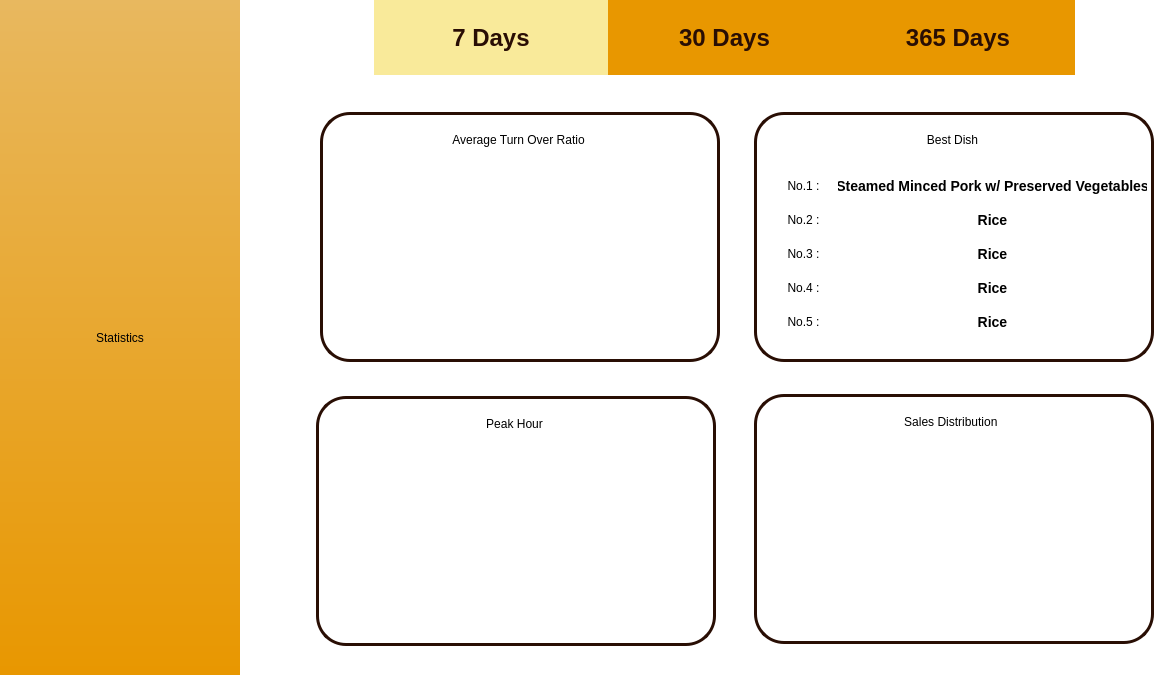
    <widget class="QWidget" name="Statistics_Page">
     <property name="styleSheet">
      <string notr="true">background-color: rgb(255, 255, 255);</string>
     </property>
     <widget class="QFrame" name="frame_7">
      <property name="geometry">
       <rect>
        <x>0</x>
        <y>0</y>
        <width>240</width>
        <height>675</height>
       </rect>
      </property>
      <property name="styleSheet">
       <string notr="true">QFrame
{

	background-color: qlineargradient(spread:pad, x1:0, y1:0, x2:0, y2:1, stop:0 rgba(197, 197, 197, 255), stop:1 rgba(136, 136, 136, 255));

	background-color: rgb(232, 151, 0);

	background-color: qlineargradient(spread:pad, x1:0, y1:0, x2:0, y2:1, stop:0 rgba(232, 184, 95, 255), stop:1 rgba(232, 151, 0, 255));
border-radius:0px;
}

QPushButton
{
background-color: rgb(240, 186, 88,0);
font-size: 20px;
height: 73px;
width: 1px;
border: none;
color: white; 
	color: rgb(41, 14, 4);

}</string>
      </property>
      <property name="frameShape">
       <enum>QFrame::StyledPanel</enum>
      </property>
      <property name="frameShadow">
       <enum>QFrame::Raised</enum>
      </property>
      <layout class="QVBoxLayout" name="verticalLayout_9">
       <item>
        <widget class="QLabel" name="Statistics_Page_label_name">
         <property name="styleSheet">
          <string notr="true">background-color: rgb(255, 255, 255,0);</string>
         </property>
         <property name="text">
          <string>Statistics</string>
         </property>
         <property name="alignment">
          <set>Qt::AlignCenter</set>
         </property>
        </widget>
       </item>
      </layout>
     </widget>
     <widget class="QWidget" name="horizontalLayoutWidget">
      <property name="geometry">
       <rect>
        <x>374</x>
        <y>-2</y>
        <width>701</width>
        <height>79</height>
       </rect>
      </property>
      <layout class="QHBoxLayout" name="horizontalLayout">
       <property name="spacing">
        <number>0</number>
       </property>
       <item>
        <widget class="QPushButton" name="Statistics_Page_btn_7_days">
         <property name="sizePolicy">
          <sizepolicy hsizetype="Minimum" vsizetype="Fixed">
           <horstretch>0</horstretch>
           <verstretch>0</verstretch>
          </sizepolicy>
         </property>
         <property name="minimumSize">
          <size>
           <width>50</width>
           <height>75</height>
          </size>
         </property>
         <property name="styleSheet">
          <string notr="true">

QPushButton
{


background-color: rgb(249, 234, 154);
	color: rgb(41, 14, 4);
border-radius:0;
border:none;
font:24px;
font-weight:500;
}
QPushButton:hover
{
	background-color: rgb(249, 246, 194);
	color: rgb(41, 14, 4);
border-radius:0;
border:none;
font:24px;
font-weight:500;
}

</string>
         </property>
         <property name="text">
          <string>7 Days</string>
         </property>
        </widget>
       </item>
       <item>
        <widget class="QPushButton" name="Statistics_Page_btn_30_days">
         <property name="minimumSize">
          <size>
           <width>0</width>
           <height>75</height>
          </size>
         </property>
         <property name="styleSheet">
          <string notr="true">

QPushButton
{
background-color: rgb(232, 151, 0);
color: rgb(41, 14, 4);
border-radius:0;
border:none;
font:24px;
font-weight:500;
}
QPushButton:hover
{
	background-color: rgb(240, 186, 88);
	color: rgb(41, 14, 4);
border-radius:0;
font:24px;
font-weight:500;
}

</string>
         </property>
         <property name="text">
          <string>30 Days</string>
         </property>
        </widget>
       </item>
       <item>
        <widget class="QPushButton" name="Statistics_Page_btn_365_days">
         <property name="minimumSize">
          <size>
           <width>0</width>
           <height>75</height>
          </size>
         </property>
         <property name="styleSheet">
          <string notr="true">

QPushButton
{


	background-color: rgb(232, 151, 0);
	color: rgb(41, 14, 4);
border-radius:0;
border:none;
font:24px;
font-weight:500;
}
QPushButton:hover
{
	background-color: rgb(240, 186, 88);
	color: rgb(41, 14, 4);
border-radius:0;
font:24px;
font-weight:500;
}

</string>
         </property>
         <property name="text">
          <string>365 Days</string>
         </property>
        </widget>
       </item>
      </layout>
     </widget>
     <widget class="QFrame" name="Statistics_Page_frame_1">
      <property name="geometry">
       <rect>
        <x>320</x>
        <y>112</y>
        <width>400</width>
        <height>250</height>
       </rect>
      </property>
      <property name="styleSheet">
       <string notr="true">border: 3px solid rgb(41, 14, 4);

border-radius: 30px;
background-color: ;
background-color: rgb(244, 244, 244,0);
</string>
      </property>
      <property name="frameShape">
       <enum>QFrame::StyledPanel</enum>
      </property>
      <property name="frameShadow">
       <enum>QFrame::Raised</enum>
      </property>
      <widget class="QLabel" name="Statistics_Page_label_title_1">
       <property name="geometry">
        <rect>
         <x>16</x>
         <y>10</y>
         <width>365</width>
         <height>35</height>
        </rect>
       </property>
       <property name="styleSheet">
        <string notr="true">border:none;</string>
       </property>
       <property name="text">
        <string>Average Turn Over Ratio</string>
       </property>
       <property name="alignment">
        <set>Qt::AlignCenter</set>
       </property>
      </widget>
      <widget class="QLabel" name="Statistics_Page_label_content_1">
       <property name="geometry">
        <rect>
         <x>6</x>
         <y>52</y>
         <width>391</width>
         <height>195</height>
        </rect>
       </property>
       <property name="styleSheet">
        <string notr="true">border:none;
font:36px;
font-weight:500;</string>
       </property>
       <property name="text">
        <string/>
       </property>
       <property name="alignment">
        <set>Qt::AlignCenter</set>
       </property>
      </widget>
     </widget>
     <widget class="QFrame" name="Statistics_Page_frame_2">
      <property name="geometry">
       <rect>
        <x>754</x>
        <y>112</y>
        <width>400</width>
        <height>250</height>
       </rect>
      </property>
      <property name="styleSheet">
       <string notr="true">border: 3px solid rgb(41, 14, 4);

border-radius: 30px;
background-color: ;
background-color: rgb(244, 244, 244,0);
</string>
      </property>
      <property name="frameShape">
       <enum>QFrame::StyledPanel</enum>
      </property>
      <property name="frameShadow">
       <enum>QFrame::Raised</enum>
      </property>
      <widget class="QLabel" name="Statistics_Page_label_best_dish">
       <property name="geometry">
        <rect>
         <x>16</x>
         <y>10</y>
         <width>365</width>
         <height>35</height>
        </rect>
       </property>
       <property name="styleSheet">
        <string notr="true">border:none;</string>
       </property>
       <property name="text">
        <string>Best Dish</string>
       </property>
       <property name="alignment">
        <set>Qt::AlignCenter</set>
       </property>
      </widget>
      <widget class="QLabel" name="Statistics_Page_label_best_dish_no_1">
       <property name="geometry">
        <rect>
         <x>10</x>
         <y>56</y>
         <width>79</width>
         <height>35</height>
        </rect>
       </property>
       <property name="styleSheet">
        <string notr="true">border:none;</string>
       </property>
       <property name="text">
        <string>No.1 :</string>
       </property>
       <property name="alignment">
        <set>Qt::AlignCenter</set>
       </property>
      </widget>
      <widget class="QLabel" name="Statistics_Page_label_best_dish_no_3">
       <property name="geometry">
        <rect>
         <x>10</x>
         <y>124</y>
         <width>79</width>
         <height>35</height>
        </rect>
       </property>
       <property name="styleSheet">
        <string notr="true">border:none;</string>
       </property>
       <property name="text">
        <string>No.3 :</string>
       </property>
       <property name="alignment">
        <set>Qt::AlignCenter</set>
       </property>
      </widget>
      <widget class="QLabel" name="Statistics_Page_label_best_dish_no_2">
       <property name="geometry">
        <rect>
         <x>10</x>
         <y>90</y>
         <width>79</width>
         <height>35</height>
        </rect>
       </property>
       <property name="contextMenuPolicy">
        <enum>Qt::DefaultContextMenu</enum>
       </property>
       <property name="styleSheet">
        <string notr="true">border:none;</string>
       </property>
       <property name="text">
        <string>No.2 :</string>
       </property>
       <property name="alignment">
        <set>Qt::AlignCenter</set>
       </property>
      </widget>
      <widget class="QLabel" name="Statistics_Page_label_best_dish_no_4">
       <property name="geometry">
        <rect>
         <x>10</x>
         <y>158</y>
         <width>79</width>
         <height>35</height>
        </rect>
       </property>
       <property name="styleSheet">
        <string notr="true">border:none;</string>
       </property>
       <property name="text">
        <string>No.4 :</string>
       </property>
       <property name="alignment">
        <set>Qt::AlignCenter</set>
       </property>
      </widget>
      <widget class="QLabel" name="Statistics_Page_label_best_dish_no_5">
       <property name="geometry">
        <rect>
         <x>10</x>
         <y>192</y>
         <width>79</width>
         <height>35</height>
        </rect>
       </property>
       <property name="styleSheet">
        <string notr="true">border:none;</string>
       </property>
       <property name="text">
        <string>No.5 :</string>
       </property>
       <property name="alignment">
        <set>Qt::AlignCenter</set>
       </property>
      </widget>
      <widget class="QLabel" name="Statistics_Page_label_best_dish_1">
       <property name="geometry">
        <rect>
         <x>84</x>
         <y>56</y>
         <width>309</width>
         <height>35</height>
        </rect>
       </property>
       <property name="styleSheet">
        <string notr="true">border:none;
font:14px;
font-weight:500;</string>
       </property>
       <property name="text">
        <string>Steamed Minced Pork w/ Preserved Vegetables</string>
       </property>
       <property name="alignment">
        <set>Qt::AlignCenter</set>
       </property>
      </widget>
      <widget class="QLabel" name="Statistics_Page_label_best_dish_2">
       <property name="geometry">
        <rect>
         <x>84</x>
         <y>90</y>
         <width>309</width>
         <height>35</height>
        </rect>
       </property>
       <property name="styleSheet">
        <string notr="true">border:none;
font:14px;
font-weight:500;</string>
       </property>
       <property name="text">
        <string>Rice</string>
       </property>
       <property name="alignment">
        <set>Qt::AlignCenter</set>
       </property>
      </widget>
      <widget class="QLabel" name="Statistics_Page_label_best_dish_3">
       <property name="geometry">
        <rect>
         <x>84</x>
         <y>124</y>
         <width>309</width>
         <height>35</height>
        </rect>
       </property>
       <property name="styleSheet">
        <string notr="true">border:none;
font:14px;
font-weight:500;</string>
       </property>
       <property name="text">
        <string>Rice</string>
       </property>
       <property name="alignment">
        <set>Qt::AlignCenter</set>
       </property>
      </widget>
      <widget class="QLabel" name="Statistics_Page_label_best_dish_4">
       <property name="geometry">
        <rect>
         <x>84</x>
         <y>158</y>
         <width>309</width>
         <height>35</height>
        </rect>
       </property>
       <property name="styleSheet">
        <string notr="true">border:none;
font:14px;
font-weight:500;</string>
       </property>
       <property name="text">
        <string>Rice</string>
       </property>
       <property name="alignment">
        <set>Qt::AlignCenter</set>
       </property>
      </widget>
      <widget class="QLabel" name="Statistics_Page_label_best_dish_5">
       <property name="geometry">
        <rect>
         <x>84</x>
         <y>192</y>
         <width>309</width>
         <height>35</height>
        </rect>
       </property>
       <property name="styleSheet">
        <string notr="true">border:none;
font:14px;
font-weight:500;</string>
       </property>
       <property name="text">
        <string>Rice</string>
       </property>
       <property name="alignment">
        <set>Qt::AlignCenter</set>
       </property>
      </widget>
     </widget>
     <widget class="QFrame" name="Statistics_Page_frame_3">
      <property name="geometry">
       <rect>
        <x>316</x>
        <y>396</y>
        <width>400</width>
        <height>250</height>
       </rect>
      </property>
      <property name="styleSheet">
       <string notr="true">border: 3px solid rgb(41, 14, 4);

border-radius: 30px;
background-color: ;
background-color: rgb(244, 244, 244,0);
</string>
      </property>
      <property name="frameShape">
       <enum>QFrame::StyledPanel</enum>
      </property>
      <property name="frameShadow">
       <enum>QFrame::Raised</enum>
      </property>
      <widget class="QLabel" name="Statistics_Page_label_title_3">
       <property name="geometry">
        <rect>
         <x>16</x>
         <y>10</y>
         <width>365</width>
         <height>35</height>
        </rect>
       </property>
       <property name="styleSheet">
        <string notr="true">border:none;</string>
       </property>
       <property name="text">
        <string>Peak Hour</string>
       </property>
       <property name="alignment">
        <set>Qt::AlignCenter</set>
       </property>
      </widget>
      <widget class="QGraphicsView" name="Statistics_Page_graphicsView_title_3">
       <property name="geometry">
        <rect>
         <x>26</x>
         <y>44</y>
         <width>349</width>
         <height>185</height>
        </rect>
       </property>
       <property name="styleSheet">
        <string notr="true">border:none;
</string>
       </property>
      </widget>
     </widget>
     <widget class="QFrame" name="Statistics_Page_frame_4">
      <property name="geometry">
       <rect>
        <x>754</x>
        <y>394</y>
        <width>400</width>
        <height>250</height>
       </rect>
      </property>
      <property name="styleSheet">
       <string notr="true">border: 3px solid rgb(41, 14, 4);

border-radius: 30px;
background-color: ;
background-color: rgb(244, 244, 244,0);
</string>
      </property>
      <property name="frameShape">
       <enum>QFrame::StyledPanel</enum>
      </property>
      <property name="frameShadow">
       <enum>QFrame::Raised</enum>
      </property>
      <widget class="QLabel" name="Statistics_Page_label_title_4">
       <property name="geometry">
        <rect>
         <x>16</x>
         <y>10</y>
         <width>365</width>
         <height>35</height>
        </rect>
       </property>
       <property name="styleSheet">
        <string notr="true">border:none;</string>
       </property>
       <property name="text">
        <string>Sales Distribution </string>
       </property>
       <property name="alignment">
        <set>Qt::AlignCenter</set>
       </property>
      </widget>
      <widget class="QGraphicsView" name="Statistics_Page_graphicsView_title_4">
       <property name="geometry">
        <rect>
         <x>22</x>
         <y>48</y>
         <width>349</width>
         <height>185</height>
        </rect>
       </property>
       <property name="styleSheet">
        <string notr="true">border:none;
</string>
       </property>
      </widget>
     </widget>
    </widget>
